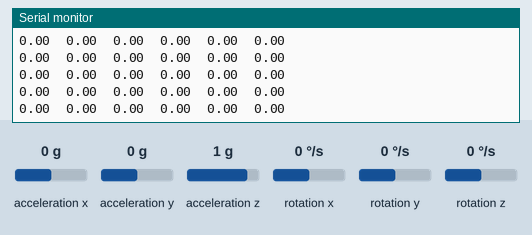
Recording of a sketch running on a simulated Arduino Uno, built with avr-gcc and run on an emulated ATmega328P. Shown: the last lines printed to the serial monitor. Wiring (inferred from the names in the program): ITG-3200 gyroscope at I2C address 0x68. The inputs (shaded band) are chosen by the test bench; at power-on: acceleration y 0 g, rotation x 0 °/s, acceleration x 0 g, acceleration z 1 g, rotation y 0 °/s, rotation z 0 °/s.

Above: at 2.7 s.
2.8 s: acceleration y set to 1.4 g
At 3.3 s:
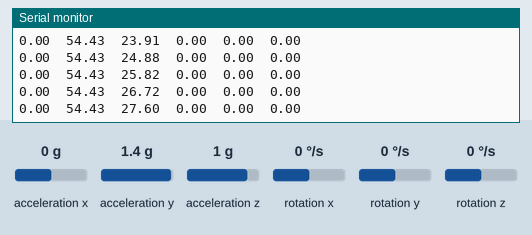
5.8 s: rotation x set to 192 °/s
At 6.8 s:
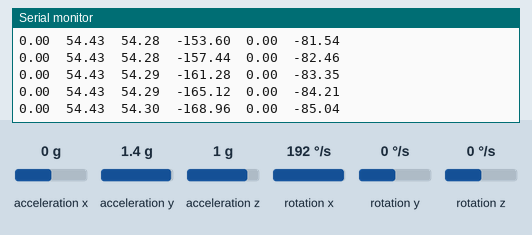
8.8 s: acceleration x set to 0.8 g
At 9.3 s:
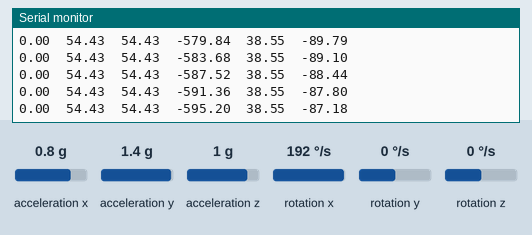
11.8 s: acceleration x set to -1.4 g
At 12.6 s:
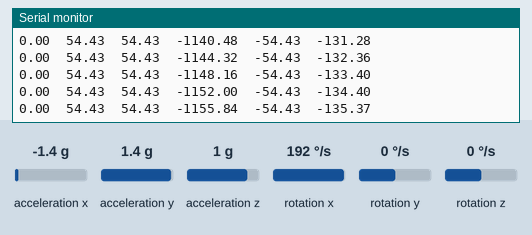
14.8 s: acceleration z set to -1.4 g
At 15.5 s:
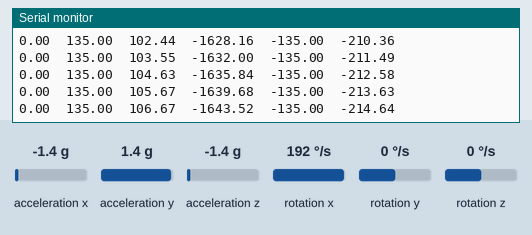
16.3 s: rotation y set to 100 °/s
At 17.0 s:
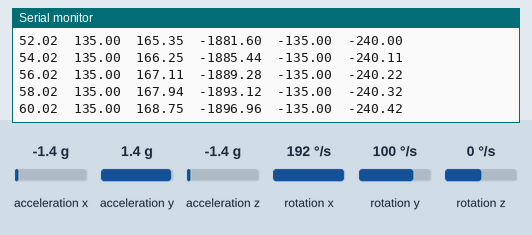
Timing chart, 0 to 19.3 s (numbered marks = the images above; inputs shaded):
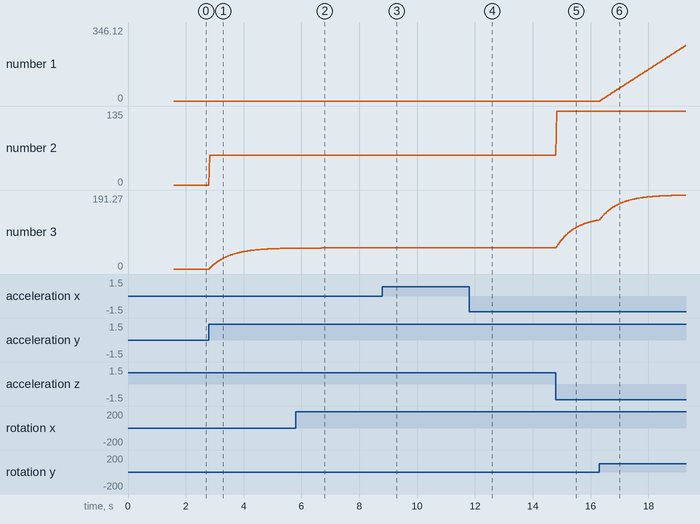

The sketch:

Kalman.ino
```cpp
#include <Wire.h>
#include <ADXL345.h>

float GyroX,GyroY,GyroZ,GyroTemp,biasGyroX, biasGyroY, biasGyroZ, biasAccelX, biasAccelY, biasAccelZ,xAng,yAng;
float timeStep = 0.02;
float pitchGyro = 0;
float pitchAccel = 0;
float pitchPrediction = 0;
float rollGyro = 0;
float rollAccel = 0;
float rollPrediction = 0;
float gyroVar = 0.1;
float deltaGyroVar = 0.1;
float accelVar = 5;
float Pxx = 0.1;
float Pvv = 0.1;
float Pxv = 0.1;
float kx,kv;
unsigned long timer;

const float pi = 3.14159;
int aX,aY,aZ;
int g_offx = 0;
int g_offy = 0;
int g_offz = 0;
int totalGyroXValues = 0;
int totalGyroYValues = 0;
int totalGyroZValues = 0;
int totalAccelXValues = 0;
int totalAccelYValues = 0;
int totalAccelZValues = 0;
int i;

ADXL345 adxl;
#define ITG3200_Address 0x68

void setup() {
  Wire.begin();
  Serial.begin(115200);
  delay(100);
  initGyro();
  delay(100);
  GyroCalibrate();
  GyroCalibrate2();
  delay(100);
  adxl.powerOn();
  adxl.setFreeFallThreshold(7);
  adxl.setFreeFallDuration(45);
}

void loop() {
  kalman();
  Serial.print(pitchGyro);
  Serial.print("\t");
  Serial.print(pitchAccel);
  Serial.print("\t");
  Serial.print(pitchPrediction);
  Serial.print("\t");
  Serial.print(rollGyro);
  Serial.print("\t");
  Serial.print(rollAccel);
  Serial.print("\t");
  Serial.print(rollPrediction);
  Serial.print("\n");

}

void initGyro() {
   Wire.beginTransmission(ITG3200_Address);
   Wire.write(0x3E);
   Wire.write(0x00);
   Wire.endTransmission();

   Wire.beginTransmission(ITG3200_Address);
   Wire.write(0x15);
   Wire.write(0x07);
   Wire.endTransmission();

   Wire.beginTransmission(ITG3200_Address);
   Wire.write(0x16);
   Wire.write(0x1E);   // +/- 2000 dgrs/sec, 1KHz, 1E, 19
   Wire.endTransmission();

   Wire.beginTransmission(ITG3200_Address);
   Wire.write(0x17);
   Wire.write(0x00);
   Wire.endTransmission();

}

void GyroCalibrate(){

 int tmpx = 0;
 int tmpy = 0;
 int tmpz = 0;

 g_offx = 0;
 g_offy = 0;
 g_offz = 0;

 for (char i = 0;i<10;i++)
    {
    delay(10);
    getGyro();
    tmpx += GyroX;
    tmpy += GyroY;
    tmpz += GyroZ;
    }
 g_offx = tmpx/10;
 g_offy = tmpy/10;
 g_offz = tmpz/10;

}

void GyroCalibrate2(){
  for (i = 0; i < 50; i += 1) {
    getGyro();
    getAcc();
    totalGyroXValues += GyroX;
    totalGyroYValues += GyroY;
    totalGyroZValues += GyroZ;
    totalAccelXValues += aX;
    totalAccelYValues += aY;
    totalAccelZValues += aZ;
    delay(20);
  }
  biasGyroX = totalGyroXValues / 50;
  biasGyroY = totalGyroYValues / 50;
  biasGyroZ = totalGyroZValues / 50;
  biasAccelX = totalAccelXValues / 50;
  biasAccelY = totalAccelYValues / 50;
  biasAccelZ = (totalAccelZValues / 50) - 256;
}

void getGyro() {
  Wire.beginTransmission(ITG3200_Address);
  Wire.write(0x1B);
  Wire.endTransmission();

  Wire.beginTransmission(ITG3200_Address);
  Wire.requestFrom(ITG3200_Address, 8);    // request 8 bytes from ITG3200

  int i = 0;
  byte buff[8];
  while(Wire.available())
  {
    buff[i] = Wire.read();
    i++;
  }
  Wire.endTransmission();

  GyroX = ((buff[4] << 8) | buff[5]) - g_offx;
  GyroY = ((buff[2] << 8) | buff[3]) - g_offy;
  GyroZ = ((buff[6] << 8) | buff[7]) - g_offz;
  GyroTemp = (buff[0] << 8) | buff[1]; // temperature


}

void getAcc(){
  adxl.readAccel(&aX, &aY, &aZ);
  xAng = atan2(aX,aZ)*(180/pi);
  yAng = atan2(aY,aZ)*(180/pi);

}

void kalman(){
  timer = millis();
  getGyro();
  getAcc();

  pitchAccel = atan2((aY-biasAccelY)/256,(aZ-biasAccelZ)/256)*(180.0/pi);
  pitchGyro = pitchGyro + ((GyroX - biasGyroX)/14.375)*timeStep;
  pitchPrediction = pitchPrediction + ((GyroX - biasGyroX)/14.375)*timeStep;

  rollAccel = atan2((aX - biasAccelX) / 256, (aZ - biasAccelZ) / 256) * 180.0 / pi;
  rollGyro = rollGyro - ((GyroY - biasGyroY) / 14.375) * timeStep;
  rollPrediction = rollPrediction - ((GyroY - biasGyroY) / 14.375) * timeStep;

  Pxx += timeStep * (2 * Pxv + timeStep * Pvv);
  Pxv += timeStep * Pvv;
  Pxx += timeStep * gyroVar;
  Pvv += timeStep * deltaGyroVar;
  kx = Pxx * (1 / (Pxx + accelVar));
  kv = Pxv * (1 / (Pxx + accelVar));

  pitchPrediction += (pitchAccel - pitchPrediction) * kx;
  rollPrediction += (rollAccel - rollPrediction) * kx;

  Pxx *= (1 - kx);
  Pxv *= (1 - kx);
  Pvv -= kv * Pxv;

  timer = millis() - timer;
  timer = (timeStep * 1000) - timer;
  delay(timer);
}
```

Measured:
- after the input at 2.8 s, the serial monitor: prints a new line at once (image 1)
- plotted number 2: 0 → 54.43 after the input at 2.8 s
- plotted number 3: 0 → 53.81 after the input at 2.8 s
